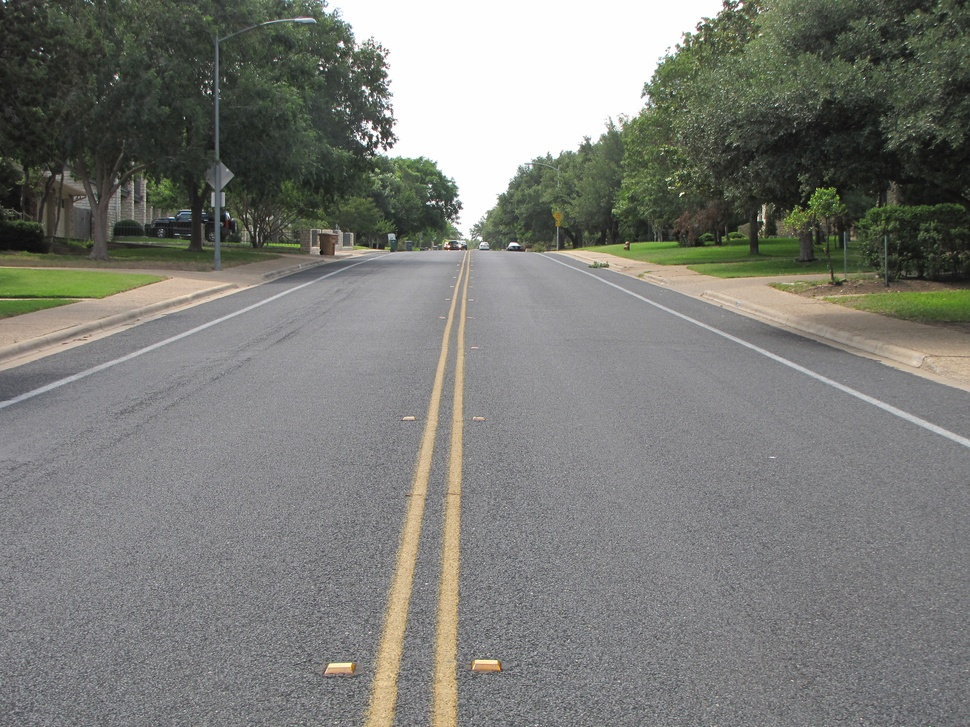
//> input picture test1.jpg, 970 x 727 px, shrunk from 3648 x 2736 before the run
$ ./houghline   (built with g++ and OpenCV 4)
//> lines starting //> are read from the running program, lines starting //| are printed output that depends on the picture
/* Compile with:
 * $ g++ hough.cpp `pkg-config --cflags --libs opencv`
 */

#include <iostream>
#include <opencv2/opencv.hpp>

using namespace cv;
using namespace std;

int main() {
    const char *filename = "test1.jpg";
    Mat img = imread(filename, 0);      /* loads an image from file to matrix type */
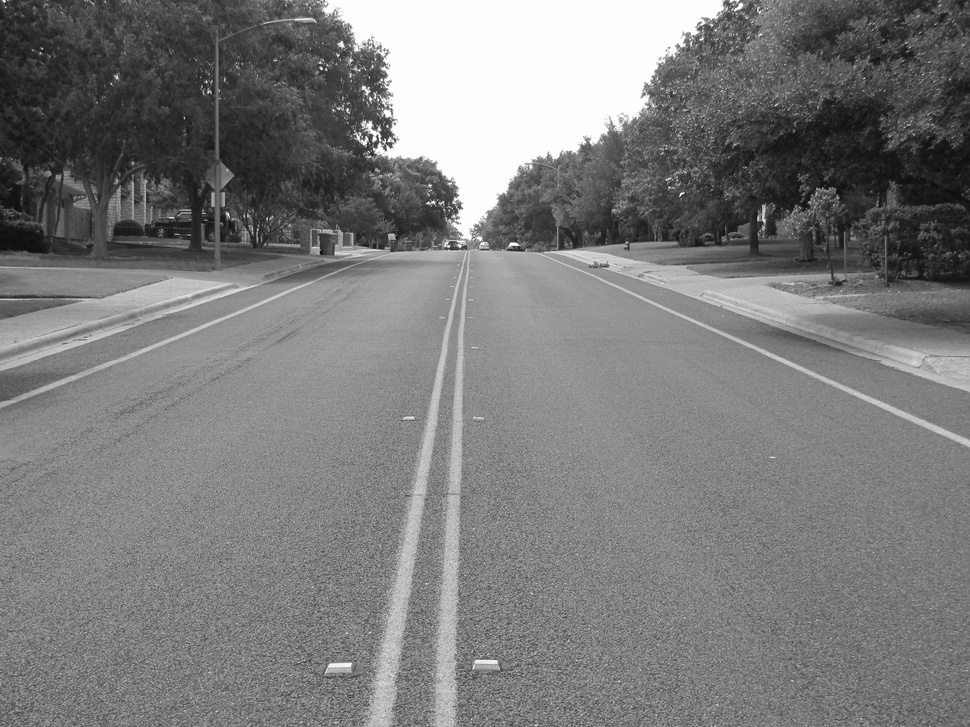
//> img: 727 rows x 970 cols, CV_8UC1; min 10, max 255, mean 123.5
    if (img.empty()) {                  /* file not opened */
        cout << "Could not open test1.jpg";
        return -1;
    }

    Mat dst, cdst;
    Canny(img, dst, 50, 200, 3);        /* canny edge detection */
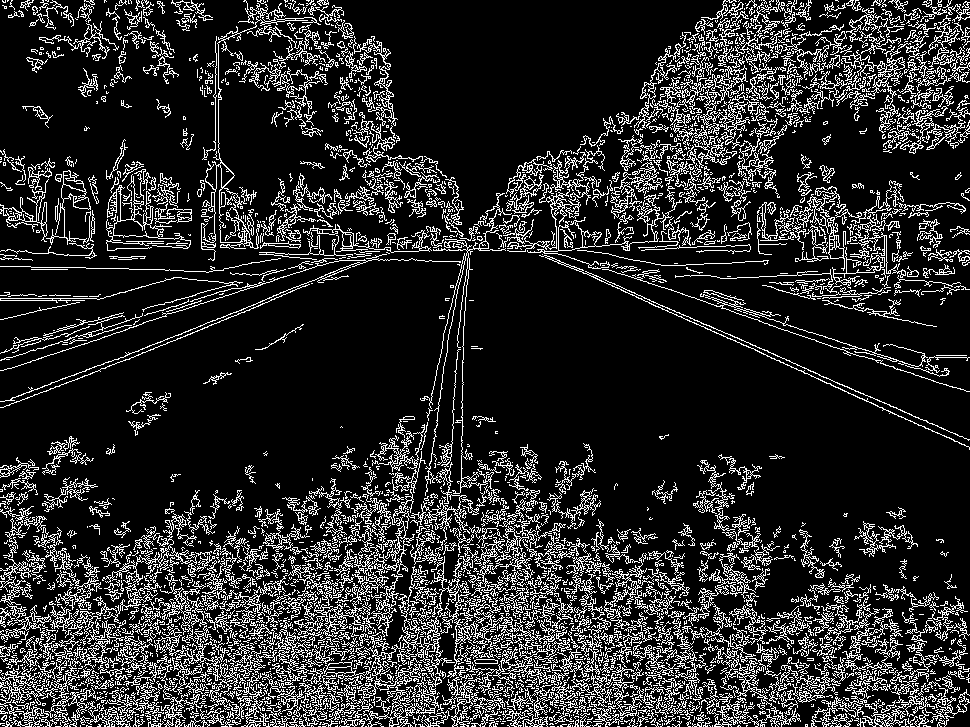
//> dst: 727 rows x 970 cols, CV_8UC1; 16.5% white in thin lines or dots
    cvtColor(dst, cdst, CV_GRAY2BGR);   /* recolor to grayscale (binary in reality) */
//> cdst: 727 rows x 970 cols, CV_8UC3; 16.5% white in thin lines or dots

    vector<Vec4i> lines;
    HoughLinesP(dst, lines, 1, CV_PI/180, 50, 50, 10 ); /* apply transform */
//> lines = 1316 lines (x1, y1, x2, y2), first 8: [476, 672, 671, 648], [2, 695, 156, 700], [847, 687, 928, 689], [0, 723, 495, 697], [133, 726, 369, 490], [857, 633, 966, 626], [563, 664, 745, 696], [403, 631, 748, 637]
    for( size_t i = 0; i < lines.size(); i++ ) {        /* draw lines */
        Vec4i l = lines[i];
        line( cdst, Point(l[0], l[1]), Point(l[2], l[3]), Scalar(0,0,255), 3, CV_AA);
    }
//> this loop made 1316 passes
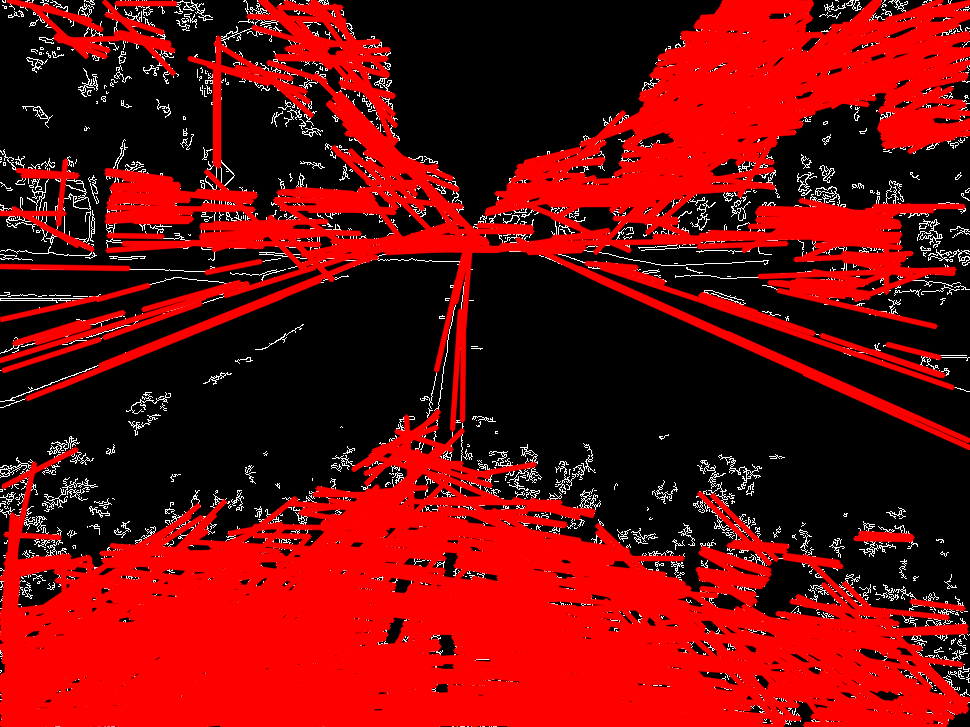
//> cdst: 727 rows x 970 cols, CV_8UC3; mean B, G, R 8.4, 8.4, 114.9
    imshow("source", img);
    imshow("detected lines", cdst); /* display detected lines -- needs to be fixed */

    return 0;
}
